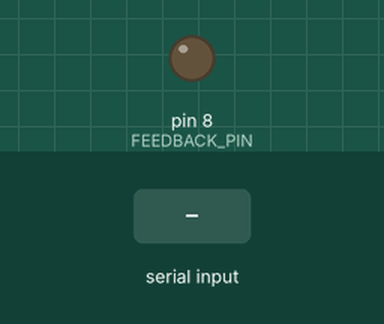
Simulated run of this sketch. Board: Arduino Uno, built with avr-gcc and run on an emulated ATmega328P. Shown: output pins drawn as LEDs (lit = HIGH). The inputs (shaded band) are chosen by the test bench.

Above: at 1.2 s.
1.3 s: "1" received over the second serial link
At 2.3 s:
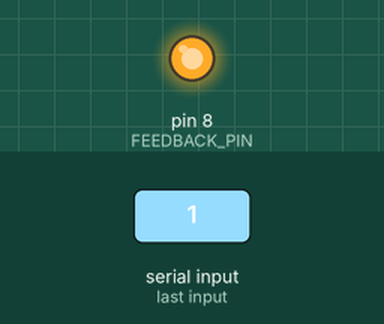
Timing chart, 0 to 4.3 s (numbered marks = the images above; inputs shaded):
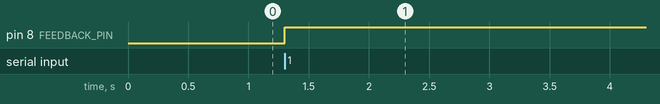

The sketch:

MASTER_CONNECT.ino
```cpp
// LIBRARIES
#include <SoftwareSerial.h>

// VARIABLES
#define FEEDBACK_INTENSITY 145

// GLOBALS
#define FEEDBACK_PIN 8
#define BLUETOOTH_RX 10
#define BLUETOOTH_TX 11
#define SERIAL_RATE 9600
#define BLUETOOTH_RATE 38400
boolean VIBRATING;
SoftwareSerial CONN(BLUETOOTH_RX, BLUETOOTH_TX);

void setup() {
  // INITIATE VALUES
  VIBRATING = false;

  // SET FEEDBACK PIN
  pinMode(FEEDBACK_PIN, OUTPUT);
  digitalWrite(FEEDBACK_PIN, LOW);

  // BEGIN SERIAL OUTPUT
  Serial.begin(SERIAL_RATE);

  // BEGIN BLUETOOTH OUTPUT
  CONN.begin(BLUETOOTH_RATE);
}

void loop() {
  if (CONN.available() > 0) {
    byte state = CONN.read();
    feedback(state > 0);
    CONN.write(state);
  }
}

void feedback(boolean on) {
  if (on && !VIBRATING) {
    analogWrite(FEEDBACK_PIN, FEEDBACK_INTENSITY);
    VIBRATING = true;
  } else if (!on && VIBRATING) {
    digitalWrite(FEEDBACK_PIN, LOW);
    VIBRATING = false;
  }
}
```

Measured:
- after the input at 1.3 s, pin 8 (FEEDBACK_PIN): LOW → HIGH at once
